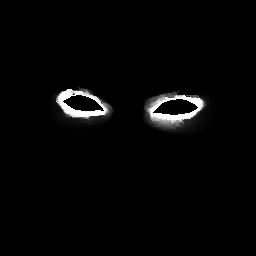
#> input picture pymatting_outcome_rw/006.jpg, 256 x 256 px, found by its file name
$ jupyter execute --allow-errors put_color_on_face.ipynb
#> lines starting #> are read from the running program, lines starting #| are printed output that depends on the picture; after the words box and inside, x2 and y2 are one past the last pixel; in counts of white or black regions, pixels touching at a corner belong together
# 嘴唇上色

[cell 1]
import cv2
import mediapipe as mp
import numpy as np

# Initialize MediaPipe Face Mesh and drawing utils
mp_face_mesh = mp.solutions.face_mesh
#> (the rest of this cell did not finish here and is left out)

# 眼妝

[cell 2]
import cv2
import mediapipe as mp
import numpy as np

# Initialize MediaPipe Face Mesh and drawing utils
mp_face_mesh = mp.solutions.face_mesh
#> (the rest of this cell did not finish here and is left out)

[cell 3]
import cv2
import mediapipe as mp
import numpy as np
rwmask_path ='./pymatting_outcome_rw/006.jpg'
mask = cv2.imread(rwmask_path)
#> mask is the input picture: shape (256, 256, 3); min 0, max 255, mean 5.8

cv2.imshow('Modified Mask', mask)
cv2.waitKey(0)
cv2.destroyAllWindows()
print(mask)
#> (printed output is left out)

[cell 4]
mask = cv2.imread(rwmask_path)
cv2.imshow('or', mask)
mask1 = np.all(mask != (0, 0, 0), axis=-1)
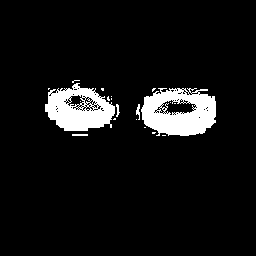
#> mask1: shape (256, 256) bool; 7.4% white; 20 white regions (15 under 20 px), largest, box (x1, y1, x2, y2) and area: (141, 88, 216, 136) 2553, (45, 83, 115, 131) 2108, (136, 104, 140, 120) 37, (72, 134, 88, 136) 32, (116, 104, 120, 117) 29
gray_mask = cv2.cvtColor(mask, cv2.COLOR_BGR2GRAY)
#> (the rest of this cell did not finish here and is left out)

[cell 5]
# Path to the image
image_path = './256img_lst/006.jpg'
rwmask_path ='./pymatting_outcome_rw/006.jpg'

# Read the image
image = cv2.imread(image_path)
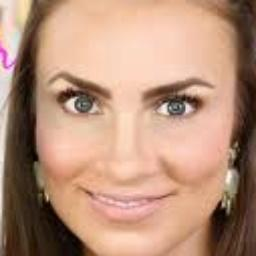
#> input picture 256img_lst/006.jpg, 256 x 256 px, found by its file name
#> image is the input picture: shape (256, 256, 3); mean B, G, R 122.5, 144.8, 183.3

mask = cv2.imread(rwmask_path)
cv2.imshow('or', mask)
gray_mask = cv2.cvtColor(mask, cv2.COLOR_BGR2GRAY)
mask1 = np.all(mask >127, axis=-1)
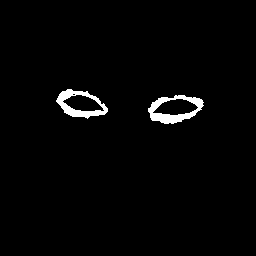
#> mask1: shape (256, 256) bool; 2% white; 2 white regions, box (x1, y1, x2, y2) and area: (148, 95, 204, 124) 691, (56, 89, 108, 119) 605

mask2 = image.copy()
color = np.array([0,0,127])
mask2[mask1] = gray_mask[mask1][:, np.newaxis] *color/255
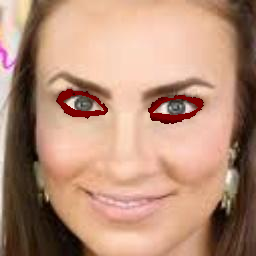
#> mask2: shape (256, 256, 3); 1.98% of pixels changed, all inside (x1, y1, x2, y2) = (56, 89, 204, 124)

# reshaped_masked_array = gray_mask[mask1][:, np.newaxis]  # Shape (4825, 1)
# # Repeat the (1, 1, 1) vector to match the shape (4825, 3)
# mask2[mask1] = gray_mask[mask1][:, np.newaxis] *color/255  # Broadcasting will happen here
print(mask2.shape)
#| (256, 256, 3)

cv2.imshow('Modified Mask', mask2)
cv2.waitKey(0)
cv2.destroyAllWindows()
